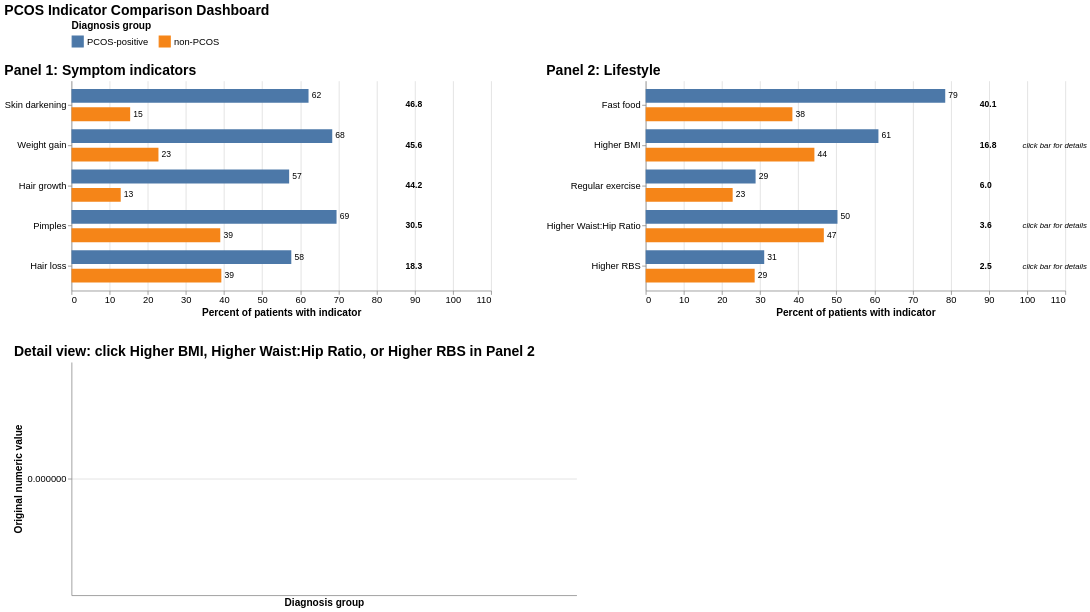

The notebook cell this image was saved under:
### Code cell
# CREATING DASHBOARD PLEASE WORK

dashboard = alt.vconcat(overview, detail_chart, spacing=35).properties(
    title="PCOS Indicator Comparison Dashboard"
).configure_title(
    fontSize=18, anchor="start"
).configure_axis(
    labelFontSize=12, titleFontSize=13
).configure_legend(
    labelFontSize=12, titleFontSize=13
).configure_view(
    stroke=None
)

dashboard

### Figure 1 — Vega-Lite specification as saved in the notebook (floating-point values rounded to 4 significant figures; data arrays with more than 128 entries replaced by an {"elided": "..."} marker saying what was removed)
{"config": {"view": {"continuousWidth": 300, "continuousHeight": 300, "stroke": null}, "axis": {"labelFontSize": 12, "titleFontSize": 13}, "legend": {"labelFontSize": 12, "titleFontSize": 13}, "title": {"anchor": "start", "fontSize": 18}}, "vconcat": [{"hconcat": [{"layer": [{"mark": {"type": "bar"}, "encoding": {"color": {"field": "PCOS Label", "legend": {"direction": "horizontal", "labelFontSize": 12, "orient": "top", "symbolSize": 200, "symbolType": "square", "titleFontSize": 13}, "scale": {"domain": ["PCOS-positive", "non-PCOS"], "range": ["#4c78a8", "#f58518"]}, "title": "Diagnosis group", "type": "nominal"}, "opacity": {"condition": {"param": "SymptomSelect", "value": 1, "empty": true}, "value": 0.35}, "tooltip": [{"field": "Indicator", "title": "Indicator", "type": "nominal"}, {"field": "PCOS Label", "title": "Diagnosis group", "type": "nominal"}, {"field": "Percent", "format": ".1f", "title": "Percent", "type": "quantitative"}, {"field": "Count", "format": ".0f", "title": "Count", "type": "quantitative"}, {"field": "Total", "format": ".0f", "title": "Group total", "type": "quantitative"}, {"field": "Difference", "format": ".1f", "title": "Difference", "type": "quantitative"}], "x": {"field": "Percent", "scale": {"domain": [0, 110]}, "title": "Percent of patients with indicator", "type": "quantitative"}, "y": {"field": "Indicator", "sort": {"field": "SortValue", "op": "min", "order": "ascending"}, "title": null, "type": "nominal"}, "yOffset": {"field": "PCOS Label", "scale": {"paddingInner": 0.25}, "type": "nominal"}}, "name": "view_11782f4df1d207c5_0", "transform": [{"calculate": "SortBy == 'Largest difference' ? datum.Rank_Difference : SortBy == 'Highest PCOS-positive %' ? datum.Rank_PCOS_Positive : datum.Rank_Non_PCOS", "as": "SortValue"}]}, {"mark": {"type": "text", "align": "left", "baseline": "middle", "dx": 4, "fontSize": 11}, "encoding": {"opacity": {"condition": {"param": "SymptomSelect", "value": 1, "empty": true}, "value": 0.35}, "text": {"field": "Percent", "format": ".0f", "type": "quantitative"}, "x": {"field": "Percent", "type": "quantitative"}, "y": {"field": "Indicator", "sort": {"field": "SortValue", "op": "min", "order": "ascending"}, "title": null, "type": "nominal"}, "yOffset": {"field": "PCOS Label", "scale": {"paddingInner": 0.25}, "type": "nominal"}}, "transform": [{"calculate": "SortBy == 'Largest difference' ? datum.Rank_Difference : SortBy == 'Highest PCOS-positive %' ? datum.Rank_PCOS_Positive : datum.Rank_Non_PCOS", "as": "SortValue"}]}, {"data": {"name": "data-1c3b3daf8dc75d3cfadece8f38b34800"}, "mark": {"type": "text", "align": "left", "baseline": "middle", "fontSize": 11, "fontWeight": "bold"}, "encoding": {"opacity": {"condition": {"param": "SymptomSelect", "value": 1, "empty": true}, "value": 0.35}, "text": {"field": "Difference Label", "type": "nominal"}, "tooltip": [{"field": "Indicator", "title": "Indicator", "type": "nominal"}, {"field": "Difference", "format": ".1f", "title": "Difference", "type": "quantitative"}], "x": {"value": 430}, "y": {"field": "Indicator", "sort": {"field": "SortValue", "op": "min", "order": "ascending"}, "title": null, "type": "nominal"}}, "transform": [{"calculate": "SortBy == 'Largest difference' ? datum.Rank_Difference : SortBy == 'Highest PCOS-positive %' ? datum.Rank_PCOS_Positive : datum.Rank_Non_PCOS", "as": "SortValue"}]}], "data": {"name": "data-71d561db5c197e16f6f2e27a189d8a8c"}, "height": 270, "title": "Panel 1: Symptom indicators", "width": 540}, {"layer": [{"mark": {"type": "bar"}, "encoding": {"color": {"field": "PCOS Label", "legend": null, "scale": {"domain": ["PCOS-positive", "non-PCOS"], "range": ["#4c78a8", "#f58518"]}, "title": "Diagnosis group", "type": "nominal"}, "opacity": {"condition": {"param": "LifestyleSelect", "value": 1, "empty": true}, "value": 0.35}, "tooltip": [{"field": "Indicator", "title": "Indicator", "type": "nominal"}, {"field": "PCOS Label", "title": "Diagnosis group", "type": "nominal"}, {"field": "Percent", "format": ".1f", "title": "Percent", "type": "quantitative"}, {"field": "Count", "format": ".0f", "title": "Count", "type": "quantitative"}, {"field": "Total", "format": ".0f", "title": "Group total", "type": "quantitative"}, {"field": "Difference", "format": ".1f", "title": "Difference", "type": "quantitative"}], "x": {"field": "Percent", "scale": {"domain": [0, 110]}, "title": "Percent of patients with indicator", "type": "quantitative"}, "y": {"field": "Indicator", "sort": {"field": "SortValue", "op": "min", "order": "ascending"}, "title": null, "type": "nominal"}, "yOffset": {"field": "PCOS Label", "scale": {"paddingInner": 0.25}, "type": "nominal"}}, "name": "view_982a90ab3e9212e1_0", "transform": [{"calculate": "SortBy == 'Largest difference' ? datum.Rank_Difference : SortBy == 'Highest PCOS-positive %' ? datum.Rank_PCOS_Positive : datum.Rank_Non_PCOS", "as": "SortValue"}]}, {"mark": {"type": "text", "align": "left", "baseline": "middle", "dx": 4, "fontSize": 11}, "encoding": {"opacity": {"condition": {"param": "LifestyleSelect", "value": 1, "empty": true}, "value": 0.35}, "text": {"field": "Percent", "format": ".0f", "type": "quantitative"}, "x": {"field": "Percent", "type": "quantitative"}, "y": {"field": "Indicator", "sort": {"field": "SortValue", "op": "min", "order": "ascending"}, "title": null, "type": "nominal"}, "yOffset": {"field": "PCOS Label", "scale": {"paddingInner": 0.25}, "type": "nominal"}}, "transform": [{"calculate": "SortBy == 'Largest difference' ? datum.Rank_Difference : SortBy == 'Highest PCOS-positive %' ? datum.Rank_PCOS_Positive : datum.Rank_Non_PCOS", "as": "SortValue"}]}, {"data": {"name": "data-c9b559f15fb13cf81821b9ccd46362a6"}, "mark": {"type": "text", "align": "left", "baseline": "middle", "fontSize": 11, "fontWeight": "bold"}, "encoding": {"opacity": {"condition": {"param": "LifestyleSelect", "value": 1, "empty": true}, "value": 0.35}, "text": {"field": "Difference Label", "type": "nominal"}, "tooltip": [{"field": "Indicator", "title": "Indicator", "type": "nominal"}, {"field": "Difference", "format": ".1f", "title": "Difference", "type": "quantitative"}], "x": {"value": 430}, "y": {"field": "Indicator", "sort": {"field": "SortValue", "op": "min", "order": "ascending"}, "title": null, "type": "nominal"}}, "transform": [{"calculate": "SortBy == 'Largest difference' ? datum.Rank_Difference : SortBy == 'Highest PCOS-positive %' ? datum.Rank_PCOS_Positive : datum.Rank_Non_PCOS", "as": "SortValue"}]}, {"data": {"name": "data-d34c734916a12012c9f616a63a3e2cca"}, "mark": {"type": "text", "align": "left", "baseline": "middle", "fontSize": 10, "fontStyle": "italic"}, "encoding": {"text": {"field": "Hint", "type": "nominal"}, "tooltip": [{"field": "Indicator", "title": "Click this row to show full distribution", "type": "nominal"}], "x": {"value": 485}, "y": {"field": "Indicator", "sort": {"field": "SortValue", "op": "min", "order": "ascending"}, "title": null, "type": "nominal"}}, "transform": [{"calculate": "SortBy == 'Largest difference' ? datum.Rank_Difference : SortBy == 'Highest PCOS-positive %' ? datum.Rank_PCOS_Positive : datum.Rank_Non_PCOS", "as": "SortValue"}]}], "data": {"name": "data-d8fa1a8f79b611b41a18bca062e1aade"}, "height": 270, "title": "Panel 2: Lifestyle", "width": 540}], "spacing": 70}, {"layer": [{"mark": {"type": "boxplot", "size": 55}, "encoding": {"color": {"field": "PCOS Label", "legend": null, "type": "nominal"}, "tooltip": [{"field": "Measure", "title": "Measure", "type": "nominal"}, {"field": "PCOS Label", "title": "Diagnosis group", "type": "nominal"}, {"field": "Value", "format": ".2f", "title": "Value", "type": "quantitative"}], "x": {"field": "PCOS Label", "title": "Diagnosis group", "type": "nominal"}, "y": {"field": "Value", "title": "Original numeric value", "type": "quantitative"}}, "transform": [{"filter": {"param": "DetailSelect", "empty": false}}]}, {"mark": {"type": "circle", "opacity": 0.3, "size": 32}, "encoding": {"color": {"field": "PCOS Label", "legend": null, "type": "nominal"}, "tooltip": [{"field": "Measure", "title": "Measure", "type": "nominal"}, {"field": "PCOS Label", "title": "Diagnosis group", "type": "nominal"}, {"field": "Value", "format": ".2f", "title": "Value", "type": "quantitative"}], "x": {"field": "PCOS Label", "title": "Diagnosis group", "type": "nominal"}, "y": {"field": "Value", "title": "Original numeric value", "type": "quantitative"}}, "transform": [{"filter": {"param": "DetailSelect", "empty": false}}]}], "data": {"name": "data-7adb7035d747d4f96df39fc7d56e7586"}, "height": 300, "title": "Detail view: click Higher BMI, Higher Waist:Hip Ratio, or Higher RBS in Panel 2", "width": 650}], "params": [{"name": "SymptomSelect", "select": {"type": "point", "clear": "dblclick", "fields": ["Indicator"], "on": "click"}, "views": ["view_11782f4df1d207c5_0"]}, {"name": "LifestyleSelect", "select": {"type": "point", "clear": "dblclick", "fields": ["Indicator"], "on": "click"}, "views": ["view_982a90ab3e9212e1_0"]}, {"name": "DetailSelect", "select": {"type": "point", "clear": "dblclick", "fields": ["Indicator"], "on": "click"}, "views": ["view_982a90ab3e9212e1_0"]}, {"name": "SortBy", "bind": {"input": "select", "options": ["Largest difference", "Highest PCOS-positive %", "Highest non-PCOS %"], "name": "Sort by: "}, "value": "Largest difference"}], "spacing": 35, "title": "PCOS Indicator Comparison Dashboard", "$schema": "https://vega.github.io/schema/vega-lite/v6.4.1.json", "datasets": {"data-71d561db5c197e16f6f2e27a189d8a8c": [{"Panel": "Symptoms", "Indicator": "Weight gain", "PCOS": 0, "PCOS Label": "non-PCOS", "Percent": 22.8, "Count": 83, "Total": 364, "Difference": 45.56, "PCOS_Positive_Percent": 68.36, "Non_PCOS_Percent": 22.8, "Difference Label": "45.6", "Rank_Difference": 2.0, "Rank_PCOS_Positive": 2.0, "Rank_Non_PCOS": 3.0}, {"Panel": "Symptoms", "Indicator": "Weight gain", "PCOS": 1, "PCOS Label": "PCOS-positive", "Percent": 68.36, "Count": 121, "Total": 177, "Difference": 45.56, "PCOS_Positive_Percent": 68.36, "Non_PCOS_Percent": 22.8, "Difference Label": "45.6", "Rank_Difference": 2.0, "Rank_PCOS_Positive": 2.0, "Rank_Non_PCOS": 3.0}, {"Panel": "Symptoms", "Indicator": "Hair growth", "PCOS": 0, "PCOS Label": "non-PCOS", "Percent": 12.91, "Count": 47, "Total": 364, "Difference": 44.15, "PCOS_Positive_Percent": 57.06, "Non_PCOS_Percent": 12.91, "Difference Label": "44.2", "Rank_Difference": 3.0, "Rank_PCOS_Positive": 5.0, "Rank_Non_PCOS": 5.0}, {"Panel": "Symptoms", "Indicator": "Hair growth", "PCOS": 1, "PCOS Label": "PCOS-positive", "Percent": 57.06, "Count": 101, "Total": 177, "Difference": 44.15, "PCOS_Positive_Percent": 57.06, "Non_PCOS_Percent": 12.91, "Difference Label": "44.2", "Rank_Difference": 3.0, "Rank_PCOS_Positive": 5.0, "Rank_Non_PCOS": 5.0}, {"Panel": "Symptoms", "Indicator": "Skin darkening", "PCOS": 0, "PCOS Label": "non-PCOS", "Percent": 15.38, "Count": 56, "Total": 364, "Difference": 46.76, "PCOS_Positive_Percent": 62.15, "Non_PCOS_Percent": 15.38, "Difference Label": "46.8", "Rank_Difference": 1.0, "Rank_PCOS_Positive": 3.0, "Rank_Non_PCOS": 4.0}, {"Panel": "Symptoms", "Indicator": "Skin darkening", "PCOS": 1, "PCOS Label": "PCOS-positive", "Percent": 62.15, "Count": 110, "Total": 177, "Difference": 46.76, "PCOS_Positive_Percent": 62.15, "Non_PCOS_Percent": 15.38, "Difference Label": "46.8", "Rank_Difference": 1.0, "Rank_PCOS_Positive": 3.0, "Rank_Non_PCOS": 4.0}, {"Panel": "Symptoms", "Indicator": "Hair loss", "PCOS": 0, "PCOS Label": "non-PCOS", "Percent": 39.29, "Count": 143, "Total": 364, "Difference": 18.34, "PCOS_Positive_Percent": 57.63, "Non_PCOS_Percent": 39.29, "Difference Label": "18.3", "Rank_Difference": 5.0, "Rank_PCOS_Positive": 4.0, "Rank_Non_PCOS": 1.0}, {"Panel": "Symptoms", "Indicator": "Hair loss", "PCOS": 1, "PCOS Label": "PCOS-positive", "Percent": 57.63, "Count": 102, "Total": 177, "Difference": 18.34, "PCOS_Positive_Percent": 57.63, "Non_PCOS_Percent": 39.29, "Difference Label": "18.3", "Rank_Difference": 5.0, "Rank_PCOS_Positive": 4.0, "Rank_Non_PCOS": 1.0}, {"Panel": "Symptoms", "Indicator": "Pimples", "PCOS": 0, "PCOS Label": "non-PCOS", "Percent": 39.01, "Count": 142, "Total": 364, "Difference": 30.48, "PCOS_Positive_Percent": 69.49, "Non_PCOS_Percent": 39.01, "Difference Label": "30.5", "Rank_Difference": 4.0, "Rank_PCOS_Positive": 1.0, "Rank_Non_PCOS": 2.0}, {"Panel": "Symptoms", "Indicator": "Pimples", "PCOS": 1, "PCOS Label": "PCOS-positive", "Percent": 69.49, "Count": 123, "Total": 177, "Difference": 30.48, "PCOS_Positive_Percent": 69.49, "Non_PCOS_Percent": 39.01, "Difference Label": "30.5", "Rank_Difference": 4.0, "Rank_PCOS_Positive": 1.0, "Rank_Non_PCOS": 2.0}], "data-1c3b3daf8dc75d3cfadece8f38b34800": [{"Panel": "Symptoms", "Indicator": "Weight gain", "PCOS": 0, "PCOS Label": "non-PCOS", "Percent": 22.8, "Count": 83, "Total": 364, "Difference": 45.56, "PCOS_Positive_Percent": 68.36, "Non_PCOS_Percent": 22.8, "Difference Label": "45.6", "Rank_Difference": 2.0, "Rank_PCOS_Positive": 2.0, "Rank_Non_PCOS": 3.0}, {"Panel": "Symptoms", "Indicator": "Hair growth", "PCOS": 0, "PCOS Label": "non-PCOS", "Percent": 12.91, "Count": 47, "Total": 364, "Difference": 44.15, "PCOS_Positive_Percent": 57.06, "Non_PCOS_Percent": 12.91, "Difference Label": "44.2", "Rank_Difference": 3.0, "Rank_PCOS_Positive": 5.0, "Rank_Non_PCOS": 5.0}, {"Panel": "Symptoms", "Indicator": "Skin darkening", "PCOS": 0, "PCOS Label": "non-PCOS", "Percent": 15.38, "Count": 56, "Total": 364, "Difference": 46.76, "PCOS_Positive_Percent": 62.15, "Non_PCOS_Percent": 15.38, "Difference Label": "46.8", "Rank_Difference": 1.0, "Rank_PCOS_Positive": 3.0, "Rank_Non_PCOS": 4.0}, {"Panel": "Symptoms", "Indicator": "Hair loss", "PCOS": 0, "PCOS Label": "non-PCOS", "Percent": 39.29, "Count": 143, "Total": 364, "Difference": 18.34, "PCOS_Positive_Percent": 57.63, "Non_PCOS_Percent": 39.29, "Difference Label": "18.3", "Rank_Difference": 5.0, "Rank_PCOS_Positive": 4.0, "Rank_Non_PCOS": 1.0}, {"Panel": "Symptoms", "Indicator": "Pimples", "PCOS": 0, "PCOS Label": "non-PCOS", "Percent": 39.01, "Count": 142, "Total": 364, "Difference": 30.48, "PCOS_Positive_Percent": 69.49, "Non_PCOS_Percent": 39.01, "Difference Label": "30.5", "Rank_Difference": 4.0, "Rank_PCOS_Positive": 1.0, "Rank_Non_PCOS": 2.0}], "data-d8fa1a8f79b611b41a18bca062e1aade": [{"Panel": "Lifestyle", "Indicator": "Fast food", "PCOS": 0, "PCOS Label": "non-PCOS", "Percent": 38.46, "Count": 140, "Total": 364, "Difference": 40.07, "PCOS_Positive_Percent": 78.53, "Non_PCOS_Percent": 38.46, "Difference Label": "40.1", "Rank_Difference": 1.0, "Rank_PCOS_Positive": 1.0, "Rank_Non_PCOS": 3.0}, {"Panel": "Lifestyle", "Indicator": "Fast food", "PCOS": 1, "PCOS Label": "PCOS-positive", "Percent": 78.53, "Count": 139, "Total": 177, "Difference": 40.07, "PCOS_Positive_Percent": 78.53, "Non_PCOS_Percent": 38.46, "Difference Label": "40.1", "Rank_Difference": 1.0, "Rank_PCOS_Positive": 1.0, "Rank_Non_PCOS": 3.0}, {"Panel": "Lifestyle", "Indicator": "Regular exercise", "PCOS": 0, "PCOS Label": "non-PCOS", "Percent": 22.8, "Count": 83, "Total": 364, "Difference": 6.011, "PCOS_Positive_Percent": 28.81, "Non_PCOS_Percent": 22.8, "Difference Label": "6.0", "Rank_Difference": 3.0, "Rank_PCOS_Positive": 5.0, "Rank_Non_PCOS": 5.0}, {"Panel": "Lifestyle", "Indicator": "Regular exercise", "PCOS": 1, "PCOS Label": "PCOS-positive", "Percent": 28.81, "Count": 51, "Total": 177, "Difference": 6.011, "PCOS_Positive_Percent": 28.81, "Non_PCOS_Percent": 22.8, "Difference Label": "6.0", "Rank_Difference": 3.0, "Rank_PCOS_Positive": 5.0, "Rank_Non_PCOS": 5.0}, {"Panel": "Lifestyle", "Indicator": "Higher BMI", "PCOS": 0, "PCOS Label": "non-PCOS", "Percent": 44.23, "Count": 161, "Total": 364, "Difference": 16.79, "PCOS_Positive_Percent": 61.02, "Non_PCOS_Percent": 44.23, "Difference Label": "16.8", "Rank_Difference": 2.0, "Rank_PCOS_Positive": 2.0, "Rank_Non_PCOS": 2.0}, {"Panel": "Lifestyle", "Indicator": "Higher BMI", "PCOS": 1, "PCOS Label": "PCOS-positive", "Percent": 61.02, "Count": 108, "Total": 177, "Difference": 16.79, "PCOS_Positive_Percent": 61.02, "Non_PCOS_Percent": 44.23, "Difference Label": "16.8", "Rank_Difference": 2.0, "Rank_PCOS_Positive": 2.0, "Rank_Non_PCOS": 2.0}, {"Panel": "Lifestyle", "Indicator": "Higher Waist:Hip Ratio", "PCOS": 0, "PCOS Label": "non-PCOS", "Percent": 46.7, "Count": 170, "Total": 364, "Difference": 3.579, "PCOS_Positive_Percent": 50.28, "Non_PCOS_Percent": 46.7, "Difference Label": "3.6", "Rank_Difference": 4.0, "Rank_PCOS_Positive": 3.0, "Rank_Non_PCOS": 1.0}, {"Panel": "Lifestyle", "Indicator": "Higher Waist:Hip Ratio", "PCOS": 1, "PCOS Label": "PCOS-positive", "Percent": 50.28, "Count": 89, "Total": 177, "Difference": 3.579, "PCOS_Positive_Percent": 50.28, "Non_PCOS_Percent": 46.7, "Difference Label": "3.6", "Rank_Difference": 4.0, "Rank_PCOS_Positive": 3.0, "Rank_Non_PCOS": 1.0}, {"Panel": "Lifestyle", "Indicator": "Higher RBS", "PCOS": 0, "PCOS Label": "non-PCOS", "Percent": 28.57, "Count": 104, "Total": 364, "Difference": 2.502, "PCOS_Positive_Percent": 31.07, "Non_PCOS_Percent": 28.57, "Difference Label": "2.5", "Rank_Difference": 5.0, "Rank_PCOS_Positive": 4.0, "Rank_Non_PCOS": 4.0}, {"Panel": "Lifestyle", "Indicator": "Higher RBS", "PCOS": 1, "PCOS Label": "PCOS-positive", "Percent": 31.07, "Count": 55, "Total": 177, "Difference": 2.502, "PCOS_Positive_Percent": 31.07, "Non_PCOS_Percent": 28.57, "Difference Label": "2.5", "Rank_Difference": 5.0, "Rank_PCOS_Positive": 4.0, "Rank_Non_PCOS": 4.0}], "data-c9b559f15fb13cf81821b9ccd46362a6": [{"Panel": "Lifestyle", "Indicator": "Fast food", "PCOS": 0, "PCOS Label": "non-PCOS", "Percent": 38.46, "Count": 140, "Total": 364, "Difference": 40.07, "PCOS_Positive_Percent": 78.53, "Non_PCOS_Percent": 38.46, "Difference Label": "40.1", "Rank_Difference": 1.0, "Rank_PCOS_Positive": 1.0, "Rank_Non_PCOS": 3.0}, {"Panel": "Lifestyle", "Indicator": "Regular exercise", "PCOS": 0, "PCOS Label": "non-PCOS", "Percent": 22.8, "Count": 83, "Total": 364, "Difference": 6.011, "PCOS_Positive_Percent": 28.81, "Non_PCOS_Percent": 22.8, "Difference Label": "6.0", "Rank_Difference": 3.0, "Rank_PCOS_Positive": 5.0, "Rank_Non_PCOS": 5.0}, {"Panel": "Lifestyle", "Indicator": "Higher BMI", "PCOS": 0, "PCOS Label": "non-PCOS", "Percent": 44.23, "Count": 161, "Total": 364, "Difference": 16.79, "PCOS_Positive_Percent": 61.02, "Non_PCOS_Percent": 44.23, "Difference Label": "16.8", "Rank_Difference": 2.0, "Rank_PCOS_Positive": 2.0, "Rank_Non_PCOS": 2.0}, {"Panel": "Lifestyle", "Indicator": "Higher Waist:Hip Ratio", "PCOS": 0, "PCOS Label": "non-PCOS", "Percent": 46.7, "Count": 170, "Total": 364, "Difference": 3.579, "PCOS_Positive_Percent": 50.28, "Non_PCOS_Percent": 46.7, "Difference Label": "3.6", "Rank_Difference": 4.0, "Rank_PCOS_Positive": 3.0, "Rank_Non_PCOS": 1.0}, {"Panel": "Lifestyle", "Indicator": "Higher RBS", "PCOS": 0, "PCOS Label": "non-PCOS", "Percent": 28.57, "Count": 104, "Total": 364, "Difference": 2.502, "PCOS_Positive_Percent": 31.07, "Non_PCOS_Percent": 28.57, "Difference Label": "2.5", "Rank_Difference": 5.0, "Rank_PCOS_Positive": 4.0, "Rank_Non_PCOS": 4.0}], "data-d34c734916a12012c9f616a63a3e2cca": [{"Panel": "Lifestyle", "Indicator": "Higher BMI", "PCOS": 0, "PCOS Label": "non-PCOS", "Percent": 44.23, "Count": 161, "Total": 364, "Difference": 16.79, "PCOS_Positive_Percent": 61.02, "Non_PCOS_Percent": 44.23, "Difference Label": "16.8", "Rank_Difference": 2.0, "Rank_PCOS_Positive": 2.0, "Rank_Non_PCOS": 2.0, "Hint": "click bar for details"}, {"Panel": "Lifestyle", "Indicator": "Higher Waist:Hip Ratio", "PCOS": 0, "PCOS Label": "non-PCOS", "Percent": 46.7, "Count": 170, "Total": 364, "Difference": 3.579, "PCOS_Positive_Percent": 50.28, "Non_PCOS_Percent": 46.7, "Difference Label": "3.6", "Rank_Difference": 4.0, "Rank_PCOS_Positive": 3.0, "Rank_Non_PCOS": 1.0, "Hint": "click bar for details"}, {"Panel": "Lifestyle", "Indicator": "Higher RBS", "PCOS": 0, "PCOS Label": "non-PCOS", "Percent": 28.57, "Count": 104, "Total": 364, "Difference": 2.502, "PCOS_Positive_Percent": 31.07, "Non_PCOS_Percent": 28.57, "Difference Label": "2.5", "Rank_Difference": 5.0, "Rank_PCOS_Positive": 4.0, "Rank_Non_PCOS": 4.0, "Hint": "click bar for details"}], "data-7adb7035d747d4f96df39fc7d56e7586": {"elided": "1623 records"}}}
